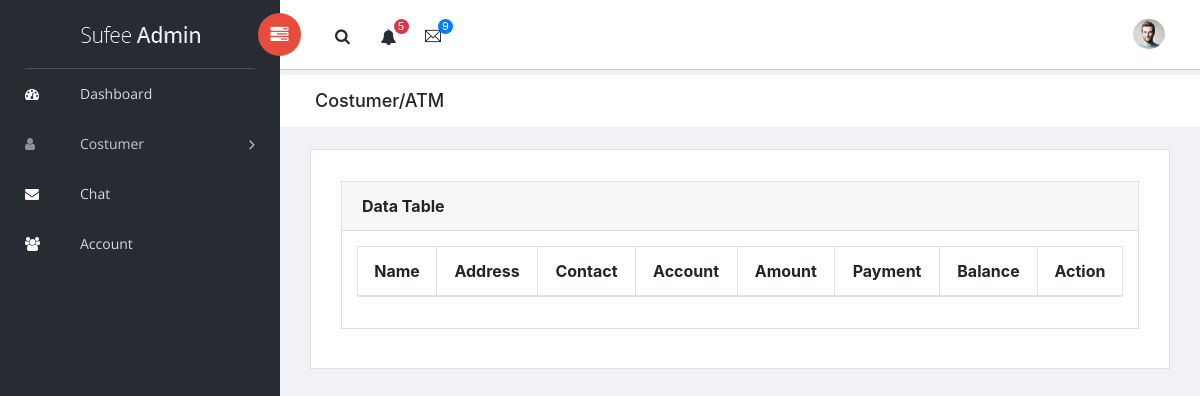
Page /admin/atm.php (signed in) on the earlier database version.
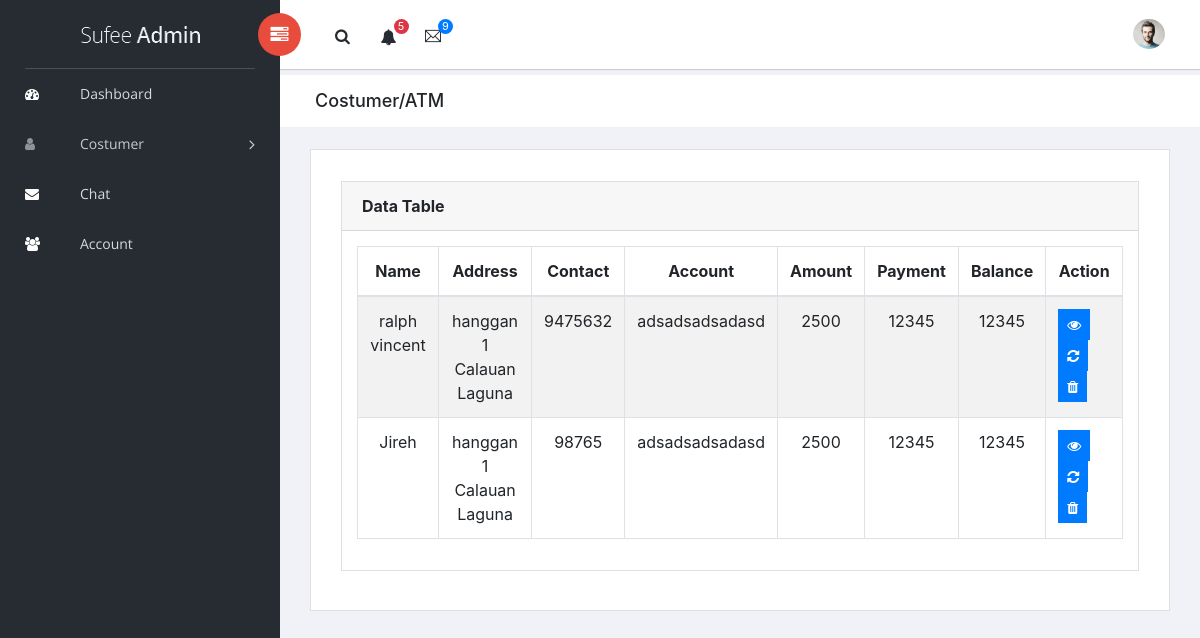
Same page on the later database version.
### tables this page shows
CREATE TABLE `loan_info` (
  `loan_id` int(11) NOT NULL,
  `customer_id` int(11) NOT NULL,
  `loan_account` varchar(255) NOT NULL,
  `loan_payment` int(255) NOT NULL,
  `loan_amount` int(255) NOT NULL,
  `loan_balance` int(255) NOT NULL
);

CREATE TABLE `customer` (
  `customer_id` int(11) NOT NULL,
  `lname` varchar(255) NOT NULL,
  `fname` varchar(255) NOT NULL,
  `mname` varchar(255) NOT NULL,
  `category` varchar(255) NOT NULL,
  `permanent_address` varchar(255) NOT NULL,
  `email` varchar(255) NOT NULL,
  `date_birth` date NOT NULL,
  `mobile_no` int(11) NOT NULL,
  `id_number` int(11) NOT NULL,
  `mother_name` varchar(255) NOT NULL,
  `mother_no` int(11) NOT NULL,
  `father_name` varchar(255) NOT NULL,
  `father_no` int(11) NOT NULL,
  `spouse_name` varchar(255) NOT NULL,
  `spouse_no` int(11) NOT NULL,
  `company_affiliated` varchar(255) NOT NULL,
  `company_address` varchar(255) NOT NULL,
  `company_no` int(11) NOT NULL,
  `company_position` varchar(255) NOT NULL,
  `company_status` text NOT NULL
);

### admin/atm.php (the view, shortened to what the changed rows need)
<!doctype html>
<html class="no-js" lang="en">
<head>
    <link rel="stylesheet" href="vendors/bootstrap/dist/css/bootstrap.min.css">
    <link rel="stylesheet" href="vendors/font-awesome/css/font-awesome.min.css">
    <link rel="stylesheet" href="vendors/themify-icons/css/themify-icons.css">
    <link rel="stylesheet" href="vendors/flag-icon-css/css/flag-icon.min.css">
    <link rel="stylesheet" href="vendors/selectFX/css/cs-skin-elastic.css">
    <link rel="stylesheet" href="vendors/jqvmap/dist/jqvmap.min.css">
    <link rel="stylesheet" href="assets/css/style.css">
</head>
<body>
    <div id="right-panel" class="right-panel">
        <div class="breadcrumbs">
            <div class="col-sm-4">
                <div class="page-header float-left">
                    <div class="page-title">
                        <h1>Costumer/ATM</h1>
                    </div>
                </div>
            </div>
        </div>
        <div class="content mt-3">
            <div class="col-xl-12">
                <div class="card">
                    <div class="card-body">
                       <div class="content mt-3">
            <div class="animated fadeIn">
                <div class="row">
                    <div class="col-md-12">
                        <div class="card">
                            <div class="card-body">
                                <table id="bootstrap-data-table-export" class="table table-striped table-bordered">
                                    <thead>
                                        <tr>
                                            <th><center>Name</center></th>
                                            <th><center>Address</center></th>
                                            <th><center>Contact</center></th>
                                            <th><center>Account</center></th>
                                            <th><center>Amount</center></th>
                                            <th><center>Payment</center></th>
                                            <th><center>Balance</center></th>
                                            <th><center>Action</center></th>
                                        </tr>
                                    </thead>
                                    <tbody>
                                        <?php
                                        include_once("../auth.php");
                                        $query = mysqli_query($con,"SELECT * FROM customer WHERE category = 'atm'");
                                        $sql = mysqli_query($con,"SELECT * FROM loan_info ");
                                        while ($row=mysqli_fetch_assoc($query) AND $rows=mysqli_fetch_assoc($sql)) { ?>
                                            <tr>
                                                <td><center><?php echo $row['fname'];  ?></center></td>
                                                <td><center><?php echo $row['permanent_address'];  ?></center></td>
                                                <td><center><?php echo $row['mobile_no'];  ?></center></td>
                                                <td><center><?php echo $rows['loan_account'];  ?></center></td>
                                                <td><center><?php echo $rows['loan_amount'];  ?></center></td>
                                                <td><center><?php echo $rows['loan_payment'];  ?></center></td>
                                                <td><center><?php echo $rows['loan_balance'];  ?></center></td>
                                                <td>
                                                    <button type="button" class="btn btn-primary btn-sm viewbtn" data-bs-toggle="modal" data-bs-target="#viewmodal"><i class="fa fa-eye"></i> </button>
                                                     <button type="submit" class="btn btn-primary btn-sm updatebtn" data-bs-toggle="modal" data-bs-target="#update"><i class="fa fa-refresh"></i>
                                                     </button>
                                                    <button type="submit" class="btn btn-primary btn-sm deletebtn" data-bs-toggle="modal" data-bs-target="#delete"><i class="fa fa-trash"></i>
                                                     </button>
                                                </td>
                                            </tr>
                                        <?php } ?>
                                    </tbody>
                                </table>
                            </div>
                        </div>
                    </div>
                </div>
            </div>
        </div>
                                  <br/><br/>
                                </div>
                              </div>
                            </div>
                        </div>
                    </div>
</body>
</html>

Differences in the rows shown:
added loan_info: customer.fname "ralph vincent", customer.permanent_address "hanggan 1 Calauan Laguna", customer.mobile_no "9475632", loan_account "adsadsadsadasd", loan_amount "2500", loan_payment "12345", loan_balance "12345"
added loan_info: customer.fname "Jireh", customer.permanent_address "hanggan 1 Calauan Laguna", customer.mobile_no "98765", loan_account "adsadsadsadasd", loan_amount "2500", loan_payment "12345", loan_balance "12345"
